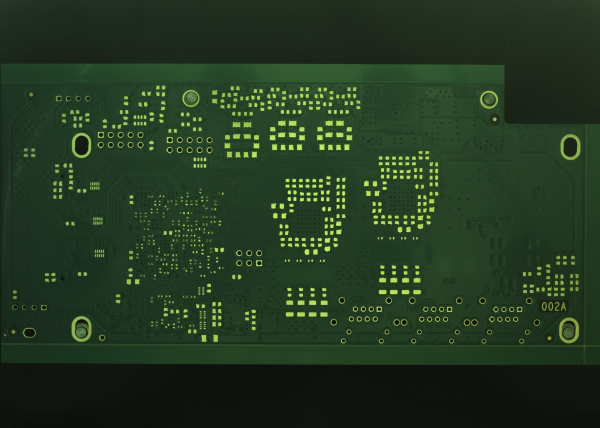
#> input picture data/images/pcb.jpg, 1200 x 856 px (shown at 1/2 size)
$ python main.py data/images/pcb.jpg
#> lines starting #> are read from the running program, lines starting #| are printed output that depends on the picture
import cv2
import sys


if __name__ == '__main__':
    path = sys.argv[1]

    image = cv2.imread(path)
#> image is the input picture: shape (856, 1200, 3); mean B, G, R 33.1, 56.2, 35.6
    print(image)
#> (printed output is left out)
    print("Разрешение(HxW):",image.shape[:2])
#| Разрешение(HxW): (856, 1200)
    print("Количество каналов:",image.shape[2])
#| Количество каналов: 3
    cv2.imshow("Image",image)

    image_resized = cv2.resize(image,(800,600),interpolation=cv2.INTER_AREA)
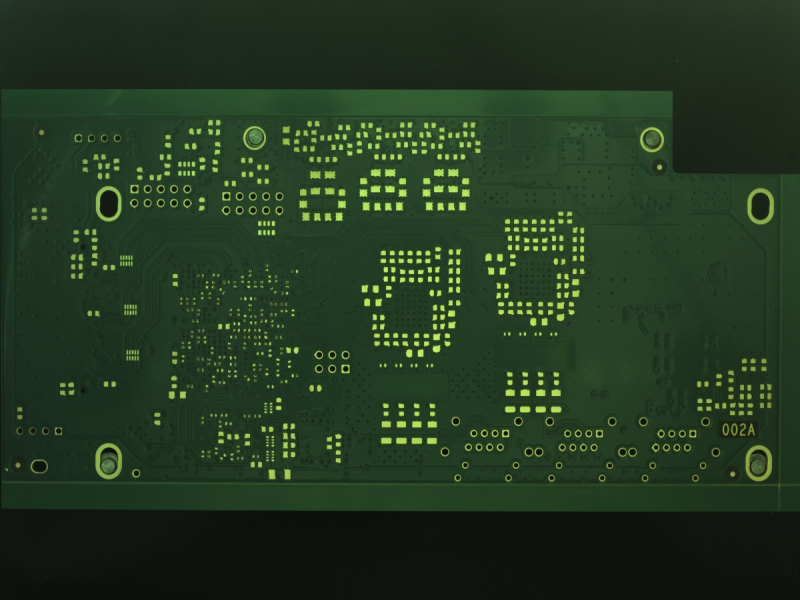
#> image_resized: shape (600, 800, 3); mean B, G, R 33.1, 56.2, 35.7
    print("Разрешение масштабированного изображения(HxW):", image_resized.shape[:2])
#| Разрешение масштабированного изображения(HxW): (600, 800)

    image_rotated_copy = image.copy()
    height,width,channels = image.shape
#> height = 856; width = 1200; channels = 3
    center = (width//2,height//2)
#> center = (600, 428)
    rotate_matrix45 = cv2.getRotationMatrix2D(center,45,1.0)
    image_rotated45 = cv2.warpAffine(image_rotated_copy,rotate_matrix45,(width,height))
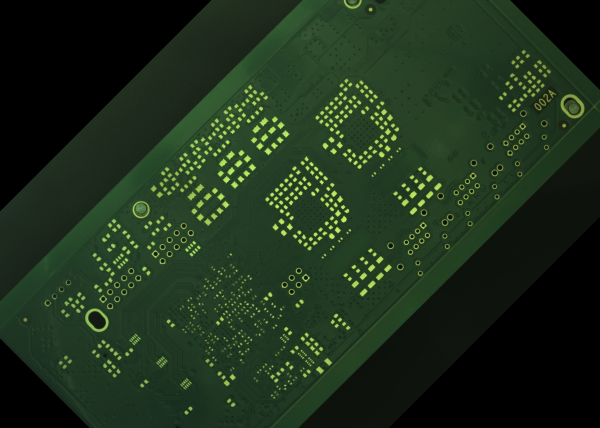
#> image_rotated45: shape (856, 1200, 3) (shown at 1/2 size); mean B, G, R 27.6, 47.7, 29.9
    cv2.imshow("Image_rotated45",image_rotated45)

    rotate_matrix90 = cv2.getRotationMatrix2D(center,90,1.0)
    image_rotated90 = cv2.warpAffine(image_rotated_copy,rotate_matrix90,(width,height))
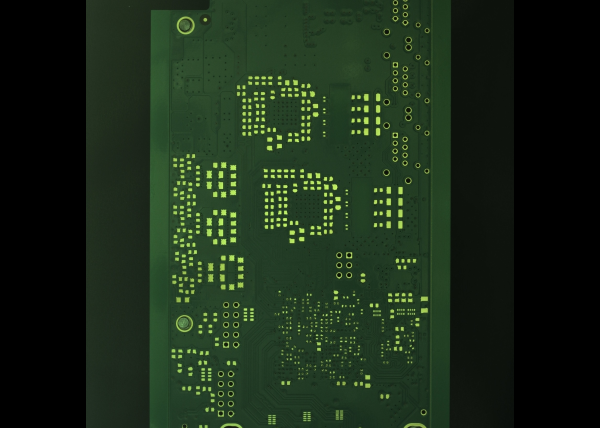
#> image_rotated90: shape (856, 1200, 3) (shown at 1/2 size); mean B, G, R 24.4, 42.2, 26.7
    cv2.imshow("Image_rotated90",image_rotated90)

    rotate_matrix180 = cv2.getRotationMatrix2D(center,180,1.0)
    image_rotated180 = cv2.warpAffine(image_rotated_copy,rotate_matrix180,(width,height))
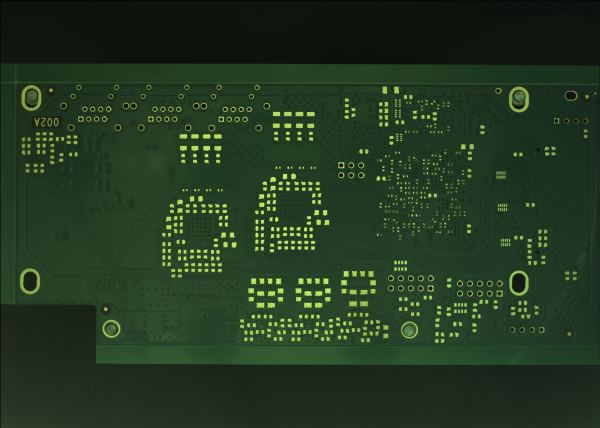
#> image_rotated180: shape (856, 1200, 3) (shown at 1/2 size); mean B, G, R 33.1, 56.2, 35.6
    cv2.imshow("Image_rotated180",image_rotated180)

    image_mirror_copy = image.copy()
    image_mirror_horizontal = cv2.flip(image,1)
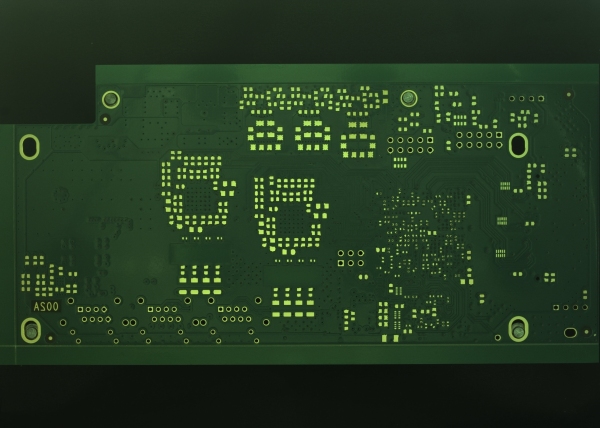
#> image_mirror_horizontal: shape (856, 1200, 3) (shown at 1/2 size); mean B, G, R 33.1, 56.2, 35.6
    cv2.imshow("Image_mirror_horizontal",image_mirror_horizontal)
    image_mirror_vertical = cv2.flip(image,0)
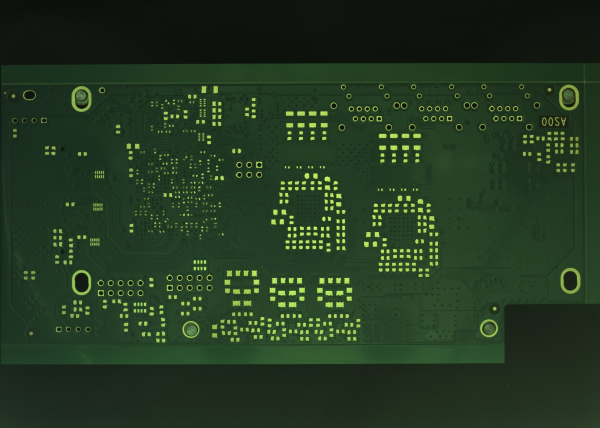
#> image_mirror_vertical: shape (856, 1200, 3) (shown at 1/2 size); mean B, G, R 33.1, 56.2, 35.6
    cv2.imshow("image_mirror_vertical", image_mirror_vertical)

    image_cropped = image[height//2:height//2+100,width//2:width//2+100].copy()
    cv2.imshow("Image_cropped",image_cropped)

    height_cropped,width_cropped,channels_cropped = image_cropped.shape
#> height_cropped = 100; width_cropped = 100; channels_cropped = 3
    center_cropped = (height_cropped//2,width_cropped//2)
#> center_cropped = (50, 50)
    print("Центральный пиксель изображения:",image_cropped[center_cropped])
#| Центральный пиксель изображения: [117 219 178]
    image_cropped[center_cropped] = (0,0,255)
#> image_cropped: shape (100, 100, 3); mean B, G, R 43.2, 82.1, 54.7
    cv2.imshow("Image_cropped with new center pixel",image_cropped)

    (x,y,size) = width_cropped//2, height_cropped//2, 20
#> x = 50; y = 50; size = 20
    image_cropped[y:y+size,x:x+size] = (255,255,255)
    cv2.imshow("Image_cropped with new group pixels",image_cropped)

    cv2.rectangle(image_cropped,(x,y),(x+size,y+size),(0,0,255),2)
    cv2.imshow("Image_cropped with rectangle",image_cropped)

    cv2.putText(image_cropped,"rect",(x-5,y-5),cv2.FONT_HERSHEY_SIMPLEX,0.6,(0,0,255),1)
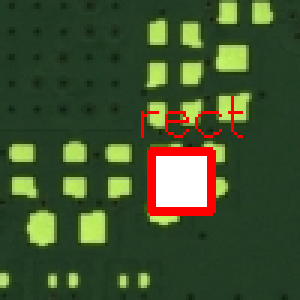
#> image_cropped: shape (100, 100, 3) (shown 3 times larger); mean B, G, R 47.1, 81.8, 64.4
    cv2.imshow("Image_cropped with text",image_cropped)

    cv2.imwrite("./data/save/result.png",image_cropped)

    cv2.waitKey(0)
    cv2.destroyAllWindows()
